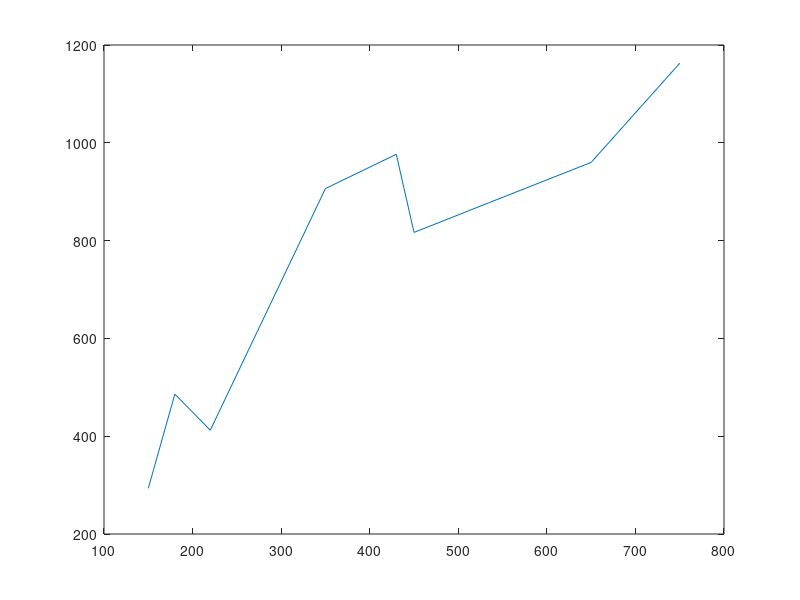

This figure's MATLAB source:
A = [ 150 293.3695652 51.81766053; 180 486.1165644 169.7731456;
   
220 412.2310127 100.0678589;
350 906.39 126.4847042 ;
430   976.5  124.7793936;
450 816.7361809 55.90438038;
   
      535   877.7380952    110.6082447;
    650 959.9191617 161.2916689;750 1162.707983 252.7698633;]
plot(A(:,1),A(:,2))


    





